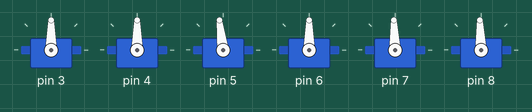
Recording of a sketch running on a simulated Arduino Uno, built with avr-gcc and run on an emulated ATmega328P. On the bench: 6 × servo.

Above: at 0.05 s.
At 1.6 s:
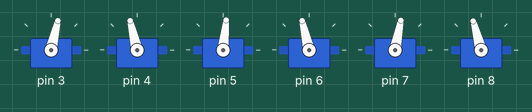
At 3.2 s:
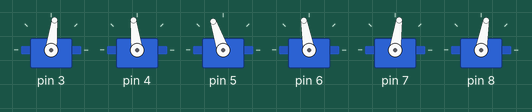
At 6.8 s:
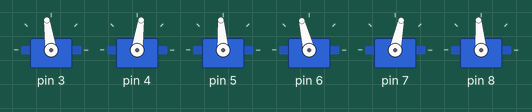
At 10.3 s:
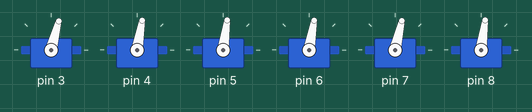
At 13.85 s:
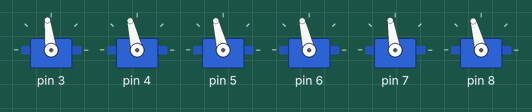
Timing chart, 0 to 18.2 s (numbered marks = the images above):
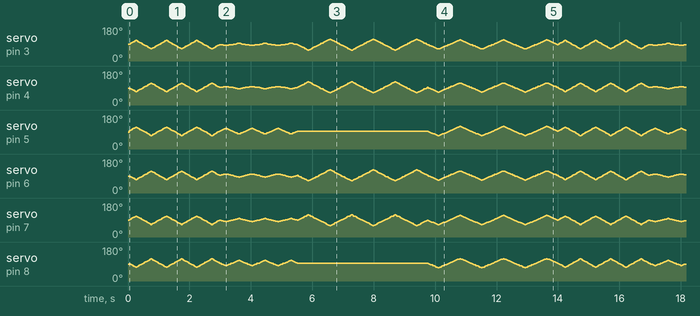

Measured:
- by itself, servo on pin 3: moves between 57° and 115°, repeating every 14.0 s
- by itself, servo on pin 4, servo on pin 6: moves between 65° and 123°, repeating every 14.0 s
- by itself, servo on pin 5: moves between 71° and 120°, repeating every 14.0 s
- by itself, servo on pin 7: moves between 59° and 117°, repeating every 14.0 s
- by itself, servo on pin 8: moves between 69° and 118°, repeating every 14.0 s

The sketch:

Stewart.ino
```cpp
#include <Servo.h>

Servo myservo[7];

float DesireLen[6];
float ServoHornLen = 14.57;
float ConnectingRodLen = 38.65;
float HornConnectRodDistance =  3.85;
int ServoPos[6] = {90, 90, 90, 90, 90, 90};
float RaduisBottomPlate = 61.71; // bottom plate raduis with respect to rods
float BottomRodAngleDeg[6] = {353.6875, 6.3125, 113.6875, 126.3125, 233.6875, 246.3125}; // angle of rods convert to rad
float RadiusTopPlate = 59.51; // top plate raduis with respect to rods
float TopRodAngleDeg[6] = {330, 30, 90, 150, 210, 270};
float flatLength;
float  BottomRodAngleRad[6];
float TopRodAngleRad[6];
int DegY = 1;
int DegZ = 1;


float BottomPx[6] = {0, 0, 0, 0, 0, 0}; // bottom pts
float BottomPy[6] = {0, 0, 0, 0, 0, 0};
float BottomPz[6] = {0, 0, 0, 0, 0, 0};
float TopPx[6];
float TopPy[6];
float TopPz[6];
int moveX = 1;
int moveZ = 1;
float Z_Offset = 32.525;; // platform start Z
float pi = 3.14159265;

//change
float X_translation = 0; // desired Translation
float Y_translation = 0;
float Z_translation = 0;
//change
float X_rotationDeg = 0; // desired Angular Displacement
float Y_rotationDeg = 0;
float Z_rotationDeg = 0;


float X_rotationRad = X_rotationDeg / 57.2958; //to rad
float Y_rotationRad = Y_rotationDeg / 57.2958;
float Z_rotationRad = Z_rotationDeg / 57.2958;

void caluculate()
{
  for (int x = 0; x < 6; x++)
  {
    BottomRodAngleRad[x] = BottomRodAngleDeg[x] / 57.2958;
    TopRodAngleRad[x] = TopRodAngleDeg[x] / 57.2958;
    BottomPx[x] = RaduisBottomPlate * cos(BottomRodAngleRad[x]);
    BottomPy[x] = RaduisBottomPlate * sin(BottomRodAngleRad[x]);
    TopPx[x] = (RadiusTopPlate * cos(TopRodAngleRad[x]) * cos(X_rotationRad) * cos(Z_rotationRad)) + RadiusTopPlate * sin(TopRodAngleRad[x]) * (sin(X_rotationRad) * sin(Y_rotationRad) * cos(Z_rotationRad) - cos(X_rotationRad) * sin(Z_rotationRad)) + X_translation;
    TopPy[x] = (RadiusTopPlate * cos(TopRodAngleRad[x]) * cos(Y_rotationRad) * sin(Z_rotationRad)) + RadiusTopPlate * sin(TopRodAngleRad[x]) * (sin(X_rotationRad) * sin(Y_rotationRad) * sin(Z_rotationRad) + cos(X_rotationRad) * cos(Z_rotationRad)) + Y_translation;
    TopPz[x] = -RadiusTopPlate * cos(TopRodAngleRad[x]) * sin(Y_rotationRad) + (RadiusTopPlate * sin(TopRodAngleRad[x]) * sin(X_rotationRad) * cos(Z_rotationRad)) + Z_Offset + Z_translation;
    DesireLen[x] = sqrt((TopPx[x] - BottomPx[x]) * (TopPx[x] - BottomPx[x])  + (TopPy[x] - BottomPy[x]) * (TopPy[x] - BottomPy[x]) + (TopPz[x] - BottomPz[x]) * (TopPz[x] - BottomPz[x]));
    flatLength = sqrt((ConnectingRodLen * ConnectingRodLen) - (HornConnectRodDistance * HornConnectRodDistance));
    ServoPos[x] = (acos(((ServoHornLen * ServoHornLen) - (DesireLen[x] * DesireLen[x]) + (flatLength * flatLength)) / (DesireLen[x] * ServoHornLen * 2))) * (180 / pi);
    //    Serial.print(DesireLen[x]);
    //    Serial.print("  ");
    //    Serial.print(ServoPos[x]);
    //    Serial.println("  ");
    delay(4);
  }
  myservo[1].write(ServoPos[0] - 2);
  myservo[3].write(ServoPos[2] + 5);
  myservo[5].write(ServoPos[4]);
  myservo[2].write(180 - ServoPos[1] + 2);
  myservo[4].write(180 - ServoPos[3] + 2);
  myservo[6].write(180 - ServoPos[5] + 4);
}

void setup()
{
  for (int x = 1; x <= 6; x++) //set servos
  {
    myservo[x].attach(x + 2);
  }
  Serial.begin(9600);
}

void loop()
{
  for ( int w = 0; w < 3; w++)
  {
    for (int x = 0; x < 28; x++)
    {
      Z_translation = Z_translation + moveZ;
      caluculate();
      if (Z_translation == 7)
      {
        moveZ = -1;
      }
      if (Z_translation == -7)
      {
        moveZ = 1;
      }
    }
  }
  for ( int w = 0; w < 3; w++)
  {
    for (int x = 0; x < 24; x++)
    {
      X_translation = X_translation + moveX;
      caluculate();
      if (X_translation == 6)
      {
        moveX = -1;
      }
      if (X_translation == -6)
      {
        moveX = 1;
      }
    }
  }
  for (int w = 0; w < 3; w++)
  {
    for (int x = 0; x < 40; x++)
    {
      Y_rotationDeg = Y_rotationDeg + DegY;
      Y_rotationRad = Y_rotationDeg / 57.2958;
      caluculate();
      if (Y_rotationDeg == 10)
      {
        DegY = -1;
      }
      if (Y_rotationDeg == -10)
      {
        DegY = 1;
      }
    }
  }
  for (int w = 0; w < 3; w++)
  {
    for (int x = 0; x < 40; x++)
    {
      Z_rotationDeg = Z_rotationDeg + DegZ;
      Z_rotationRad = Z_rotationDeg / 57.2958;
      caluculate();
      if (Z_rotationDeg == 10)
      {
        DegZ = -1;
      }
      if (Z_rotationDeg == -10)
      {
        DegZ = 1;
      }
    }
  }


}
```
